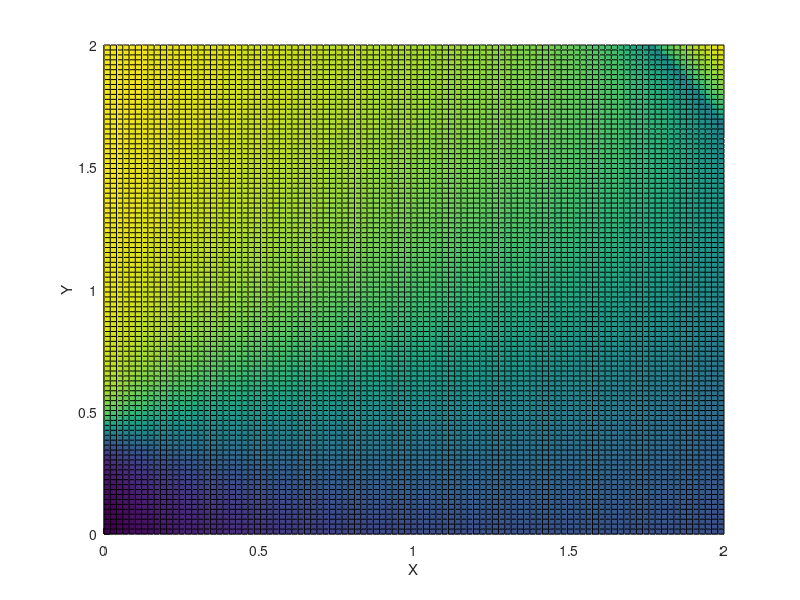
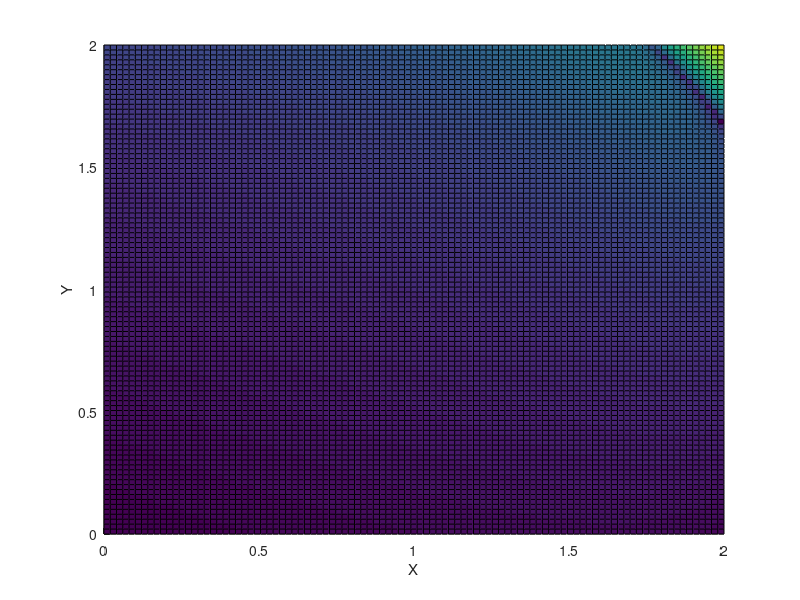
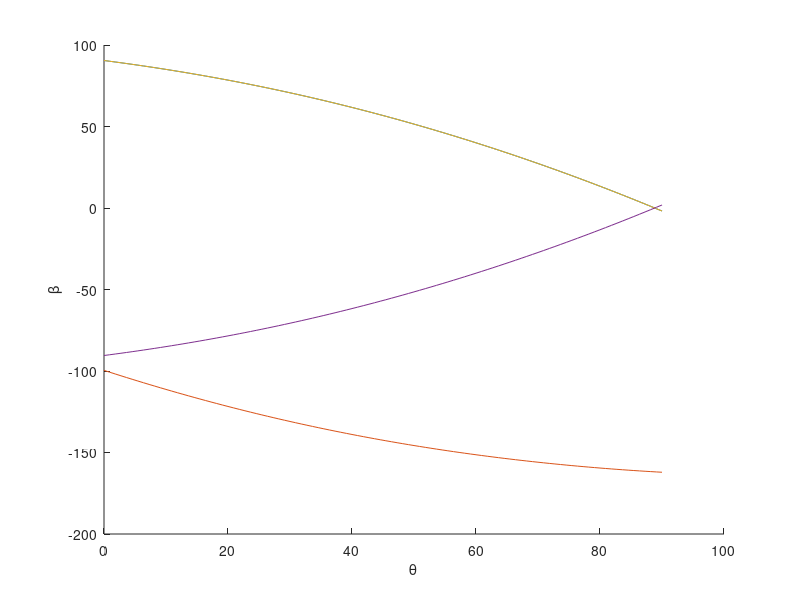

MATLAB code for these plots, in order:
% Figuring out when the function to find beta angle becomes undefined

x = linspace(0, 2, 100);
y = linspace(0, 2, 100);
[x_2, y_2] = meshgrid(x, y);
m_1 = -0.153543;
m_2 = 0.405512;
d = 3.052717;
l = 0.568898;

a = (4*l*m_1 - 4*l*x_2).^2;
b = d^2 - l^2 + 2*l*m_2 - 2*l*y_2 - m_1^2 + 2*m_1*x_2 - m_2^2 + 2*m_2*y_2 - x_2.^2 - y_2.^2;
c = d^2 - l^2 - 2*l*m_2 + 2*l*y_2 - m_1^2 + 2*m_1*x_2 - m_2^2 + 2*m_2*y_2 - x_2.^2 - y_2.^2;
top = sqrt(a - 4.*b.*c) - 2*l*m_1 + 2*l.*x_2; 
bottom = d^2 - l^2 + 2*l*m_2 - 2*l*y_2 - m_1^2 + 2*m_1*x_2 - m_2^2 + 2*m_2*y_2 - x_2.^2 - y_2.^2;
beta = 2*(atan(0.5*top./bottom));

top = sqrt(abs(a - 4.*b.*c)) - 2*l*m_1 + 2*l.*x_2; 
bottom = d^2 - l^2 + 2*l*m_2 - 2*l*y_2 - m_1^2 + 2*m_1*x_2 - m_2^2 + 2*m_2*y_2 - x_2.^2 - y_2.^2;
abs_beta = 2*(atan(0.5*top./bottom));

real_beta = real(beta);
pos_beta = abs(real_beta);
deg_beta = real_beta * 180/3.1415;

figure;
hold on
surf(x_2, y_2, real_beta)
xlabel('X')
ylabel('Y')
zlabel('Z')

figure(2);
hold on
surf(x_2, y_2, abs_beta)
xlabel('X')
ylabel('Y')
zlabel('Z')

%% fin1 beta
%graphing beta over the feasible range that x1, y1 can be at

f = 2.15178; % fin length
d = 3.052717; % steering length
l = 0.56; %servo arm length
r = 0.483608; %rudder length

m_1 = -0.242625;%437008;
m_2 = 0.405512;

theta = linspace(0, 3.1415/2, 100); %all trig in radians

x_1 = f*sin(theta);
y_1 = -f*cos(theta);

% calculate beta for alpha to stay at 0 throughout cycle
alpha = 0/180*3.1415;
x_2 = r*sin(theta + alpha) + x_1;
y_2 = -r*cos(theta + alpha) + y_1;
% x_2 = (l + f) * sin(theta);
% y_2 = -(l + f) * cos(theta);

a = (4*l*x_2 - 4*l*m_1).^2;
b = d^2 - l^2 + 2*l*m_2 - 2*l*y_2 - m_1^2 + 2*m_1*x_2 - m_2^2 + 2*m_2*y_2 - x_2.^2 - y_2.^2;
c = d^2 - l^2 - 2*l*m_2 + 2*l*y_2 - m_1^2 + 2*m_1*x_2 - m_2^2 + 2*m_2*y_2 - x_2.^2 - y_2.^2;
top = 0.5*sqrt(a - 4.*b.*c) + 2*l*m_1 - 2*l.*x_2; 
bottom = d^2 - l^2 + 2*l*m_2 - 2*l*y_2 - m_1^2 + 2*m_1*x_2 - m_2^2 + 2*m_2*y_2 - x_2.^2 - y_2.^2;
beta = 2*(atan(top./bottom));
top_2 = -0.5*sqrt(a - 4.*b.*c) + 2*l*m_1 - 2*l.*x_2;
beta_2 = 2*(atan(top_2./bottom));

deg_beta = beta * 180 / 3.1415;
deg_beta_2 = beta_2 * 180 / 3.1415;

figure(3);
hold on
plot(theta*180/3.1415, deg_beta)
plot(theta*180/3.1415, deg_beta_2)
xlabel('\theta')
ylabel('\beta')

%% fin2 beta
%graphing beta over the feasible range that x1, y1 can be at

f = 2.15178; % fin length
d = 3.052717; % steering length
l = 0.56; %servo arm length
r = 0.483608; %rudder length

m_1 = 0.242520;
m_2 = 0.405512; %2

theta = linspace(0, 3.1415/2, 100); %all trig in radians

x_1 = -f*sin(theta);
y_1 = -f*cos(theta);

% calculate beta for alpha to stay at 0 throughout cycle
x_2 = -r* sin(theta + alpha) + x_1;
y_2 = -r * cos(theta + alpha) + y_1; 
% x_2 = (l + f) * sin(theta);
% y_2 = -(l + f) * cos(theta);

a = (4*l*m_1 - 4*l*x_2).^2;
b = d^2 - l^2 + 2*l*m_2 - 2*l*y_2 - m_1^2 + 2*m_1*x_2 - m_2^2 + 2*m_2*y_2 - x_2.^2 - y_2.^2;
c = d^2 - l^2 - 2*l*m_2 + 2*l*y_2 - m_1^2 + 2*m_1*x_2 - m_2^2 + 2*m_2*y_2 - x_2.^2 - y_2.^2;
top = real(0.5*sqrt(a - 4.*b.*c)) - 2*l*m_1 + 2*l.*x_2; 
bottom = d^2 - l^2 + 2*l*m_2 - 2*l*y_2 - m_1^2 + 2*m_1*x_2 - m_2^2 + 2*m_2*y_2 - x_2.^2 - y_2.^2;
beta = 2*(atan(top./bottom));
top_2 = -0.5*sqrt(a - 4.*b.*c) + 2*l*m_1 - 2*l.*x_2;
beta_2 = 2*(atan(top_2./bottom));

deg_beta = beta * 180 / 3.1415;
deg_beta_2 = beta_2 * 180 / 3.1415;

figure(3);
hold on
plot(theta*180/3.1415, deg_beta)
plot(theta*180/3.1415, deg_beta_2)
xlabel('\theta')
ylabel('\beta')
